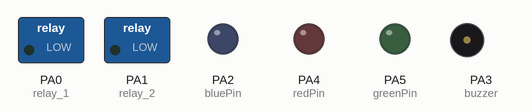
This sketch was run on a simulated STM32 Blue Pill. On the bench: switched loads named in the sketch (green lamp = pin HIGH), output pins drawn as LEDs (lit = HIGH), buzzer (waves = sounding, pin HIGH).

Above: at 0.5 s.
At 4.5 s:
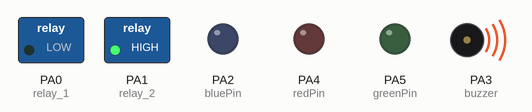
At 6.5 s:
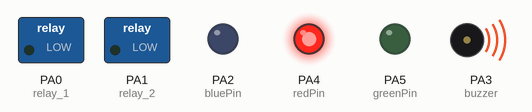
At 7.5 s:
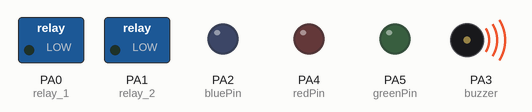
At 10.5 s:
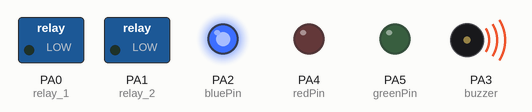
At 14.5 s:
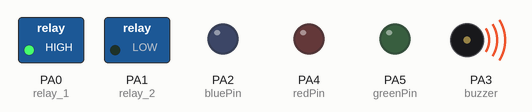
Timing chart, 0 to 15.6 s (numbered marks = the images above):
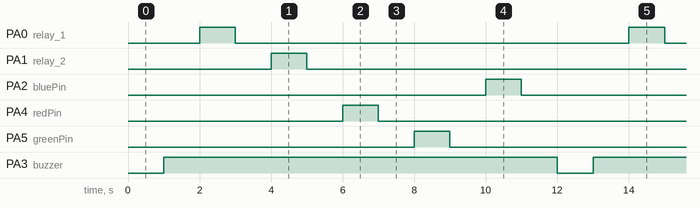

The sketch:

RELAY_CONTROL.ino
```cpp
int relay_1 = PA0;
int relay_2 = PA1;
int buzzer = PA3;
int redPin = PA4;
int greenPin = PA5;
int bluePin = PA2;
void setup() {
  // put your setup code here, to run once:
  pinMode(relay_1, OUTPUT);
  pinMode(relay_2, OUTPUT);
  pinMode(redPin, OUTPUT);
  pinMode(greenPin, OUTPUT);
  pinMode(bluePin, OUTPUT);
  digitalWrite(redPin, LOW);
  digitalWrite(greenPin, LOW);
  digitalWrite(bluePin, LOW);
  pinMode(buzzer, OUTPUT);
  digitalWrite(buzzer, LOW);
}

void loop() {
  // put your main code here, to run repeatedly:

  digitalWrite(buzzer, LOW);
  delay(1000);

  digitalWrite(buzzer, HIGH);
  delay(1000);

  digitalWrite(relay_1, HIGH);
  delay(1000);
  digitalWrite(relay_1, LOW);
  delay(1000);
  digitalWrite(relay_2, HIGH);
  delay(1000);
  digitalWrite(relay_2, LOW);
  delay(1000);

  digitalWrite(redPin, HIGH);
  delay(1000);
  digitalWrite(redPin, LOW);
  delay(1000);

  digitalWrite(greenPin, HIGH);
  delay(1000);
  digitalWrite(greenPin, LOW);
  delay(1000);

  digitalWrite(bluePin, HIGH);
  delay(1000);
  digitalWrite(bluePin, LOW);
  delay(1000);
  //   digitalWrite(relay_1, HIGH);
  // digitalWrite(relay_2, HIGH);
}
```

Measured:
- by itself, PA0 (relay_1), PA1 (relay_2), PA2 (bluePin), PA4 (redPin), PA5 (greenPin): alternates HIGH for 1.0 s and LOW for 11.0 s
- by itself, PA3 (buzzer): alternates HIGH for 11.0 s and LOW for 1.0 s
- by itself, everything shown: repeats every 12.0 s, in 12 steps
